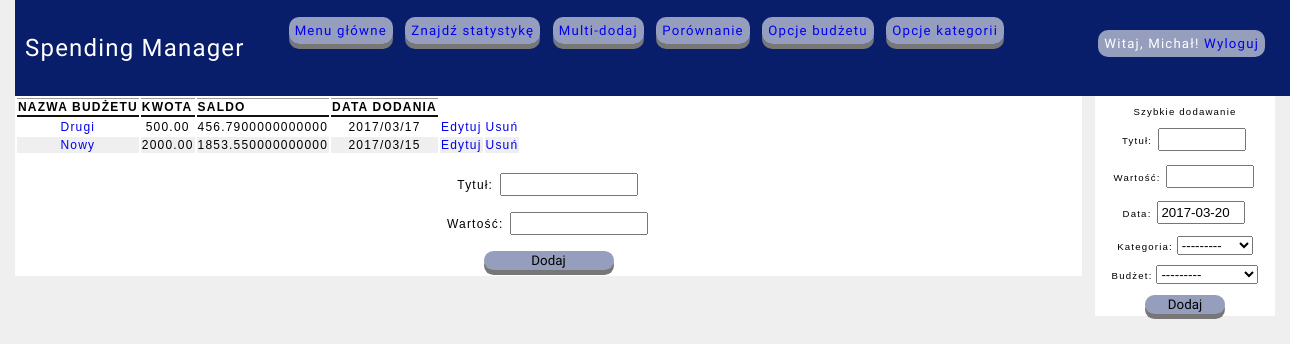
The app's page /budget_setup (signed in) with its own data.
### core_sm/models.py (models this page shows, shortened)
class Budget(models.Model):
    user = models.ForeignKey(settings.AUTH_USER_MODEL)
    title = models.CharField(max_length=200, db_index=True)
    value = models.DecimalField(decimal_places=2, max_digits=10)
    publish = models.DateField(auto_now_add=True)
    updated = models.DateField(auto_now=True)
    class Meta:
        ordering = ('-publish',)
    def __str__(self):
        return self.title

class Category(models.Model):
    user = models.ForeignKey(settings.AUTH_USER_MODEL)
    title = models.CharField(max_length=200)
    publish = models.DateField(auto_now_add=True)
    updated = models.DateField(auto_now=True)
    class Meta:
        ordering = ('-publish',)
    def __str__(self):
        return self.title

### core_sm/views.py (the view)
# urls.py: url(r'^budget_setup$', views.budget_setup, name='budget_setup'),
@login_required
def budget_setup(request):
    add =False
    if request.method == 'POST':
        form = BudgetForm(request.POST)
        if form.is_valid():
            add = True
            f = form.save(commit=False)
            f.user = request.user
            f.save()
    else:
        form = BudgetForm()
    budget_titles = []
    budget_values = []
    budget_id = []
    budget_created = []
    spendings_values = []
    for item in Budget.objects.filter(user_id=User.objects.get(username=request.user).id).values('title', 'value', 'id', 'publish'):
        budget_titles.append(item['title'])
        budget_values.append(item['value'])
        budget_id.append(item['id'])
        budget_created.append(str(item['publish']).replace('-', '/'))
        try:
            spendings_values.append(item['value'] - Cost.objects.filter(budget_id=item['id']).aggregate(Sum('value'))['value__sum'])
        except(TypeError):
            spendings_values.append(item['value'])
    all_data = zip(budget_titles, budget_values, spendings_values, budget_id, budget_created)
    return render(request, 'core_sm/costs/budget/budget_setup.html', {'add': add,
                                                         'form': form,
                                                         'all_data': all_data})

### core_sm/forms.py
class BudgetForm(forms.ModelForm):
    class Meta:
        model = Budget
        fields = ['title', 'value']
        labels = {
            'title': _('Tytuł'),
            'value': _('Wartość')
        }

### core_sm/context_processor.py (called while the page is built)
def add_data(request):
    sent = False
    def data_add():
        if request.method == 'POST':
            add_form = DataAddForm(request.POST)
            if add_form.is_valid():
                add_form.save()
                sent = True
        else:
            add_form = DataAddForm()
        return add_form
    return {'add_form': SimpleLazyObject(data_add),
            'sent': sent}

### core_sm/templates/core_sm/costs/budget/budget_setup.html (shortened to what this page needs)
{% extends 'core_sm/base.html' %}
{% load staticfiles %}
{% block content %}
    <table>
        <thead>
        <tr>
            <th scope="col">Nazwa budżetu</th>
            <th scope="col">Kwota</th>
            <th scope="col">Saldo</th>
            <th scope="col">Data dodania</th>
        </tr>
        </thead>
        <tbody>
            {% for title, value, balance, id, date in all_data %}
            <tr>
                <td class="button-setup"><a href="/budget/{{ id }}/">{{ title }}</a></td>
                <td>{{ value }}</td>
                <td>{{ balance }}</td>
                <td>{{ date }}</td>
                <td class="button-setup"><a href="/budget_edit/{{ id }}/">Edytuj</a></td>
                <td class="button-setup">
                    <a href="/budget_delete/{{ id }}/"
                       onclick="return confirm('Uwaga! To spowoduje również usunięcie wszystkich wydatków powiązanych!');">Usuń</a>
                </td>
            </tr>
            {% endfor %}
        </tbody>
    </table>
    <form method="POST" class="multi-form">
        {{ form.as_p }}
        <input type="submit" value="Dodaj">
    </form>
{% endblock %}

### core_sm/templates/core_sm/base.html (shortened to what this page needs)
{% load staticfiles %}
<!DOCTYPE html>
<html lang="pl">
<head>
    <link href="{% static 'css/style.css' %}" rel="stylesheet">
</head>
<body>
        <nav>
            <p id="logo">Spending Manager</p>
            <ul>
                <li><a href="{% url 'core_sm:current_detail' %}">Menu główne</a></li>
                <li><a href="{% url 'core_sm:costs_stats' %}">Znajdź statystykę</a></li>
                <li><a href="{% url 'core_sm:day_data_multiadd' %}">Multi-dodaj</a></li>
                <li><a href="{% url 'core_sm:stats_comp' %}">Porównanie</a></li>
                <li><a href="{% url 'core_sm:budget_setup' %}">Opcje budżetu</a></li>
                <li><a href="{% url 'core_sm:category_setup' %}">Opcje kategorii</a></li>
            </ul>
            <div class="user">
                {% if request.user.is_authenticated %}
                Witaj, {{ request.user.first_name }}!
                <a href="{% url 'core_sm:logout' %}">Wyloguj</a>
                {% else %}
                <a href="{% url 'core_sm:login' %}">Zaloguj</a>
                {% endif %}
            </div>
        </nav>
        <div id="content">
            {% block content %}
            {% endblock %}
        </div>
        <div id="quick-add">
            <p>Szybkie dodawanie</p>
            <form method="POST">
                {{ add_form.as_p}}
                <input type="submit" value="Dodaj">
            </form>
        </div>
</body>
</html>

### core_sm/static/css/style.css (style rules this page uses)
body { margin: 0 auto; padding: 0; font-family: Arial, helvetica, sans-serif; font-size: 12px; letter-spacing: 0.1em; width: 1260px; background: #efefef; }
nav { text-align: center; }
a { text-decoration: none; }
#logo { font-family: 'Muli', sans-serif; font-size: 24px; float: left; }
nav { width: 100%; padding: 10px; text-align: center; background:#091E6A; color:#fff; overflow:auto; font-family: 'Muli', sans-serif; font-size: 110%; }
nav ul { list-style-type: none; color: #fff; float: left; }
nav ul li { margin: 4px; padding: 6px; background: #969EBE; display: inline; font-family: 'Muli', sans-serif; cursor: pointer; outline: none; border: none; border-radius: 10px; box-shadow: 0 5px #777777; }
#content { text-align: center; width: 1067px; float: left; background: white; }
#quick-add { background: white; text-align: center; width: 180px; float: right; font-size: 80%; }
#quick-add option { margin: 2px; padding: 2px; width: 80px; }
#quick-add input { margin: 2px; padding: 2px; width: 80px; }
#quick-add input[type=submit] { background: #969EBE; display: inline; font-family: 'Muli', sans-serif; cursor: pointer; outline: none; border: none; border-radius: 10px; box-shadow: 0 5px #777777; }
th { text-transform: uppercase; border-bottom: 2px solid #111111; border-top: 1px solid #999; text-align: left; }
tr:nth-child(even) { background-color: #efefef; }
.multi-form { margin: 2px; padding: 2px; }
.multi-form input { margin: 2px; padding: 2px; width: 130px; }
.multi-form input[type=submit] { margin: 2px; padding: 2px; background: #969EBE; display: inline; font-family: 'Muli', sans-serif; cursor: pointer; outline: none; border: none; border-radius: 10px; box-shadow: 0 5px #777777; }
.user { background: #969EBE; padding: 6px; margin: 20px; float: right; border-radius: 10px; }

### records on screen
Budget: all_data "Drugi", all_data "500.00"
Budget: all_data "Nowy", all_data "2000.00", publish "2017-03-20"

### other values on screen
{{ request.user.first_name }} "Michał"
{{ balance }} "456.7900000000000" "1853.550000000000"
{{ date }} "2017/03/17" "2017/03/15"
